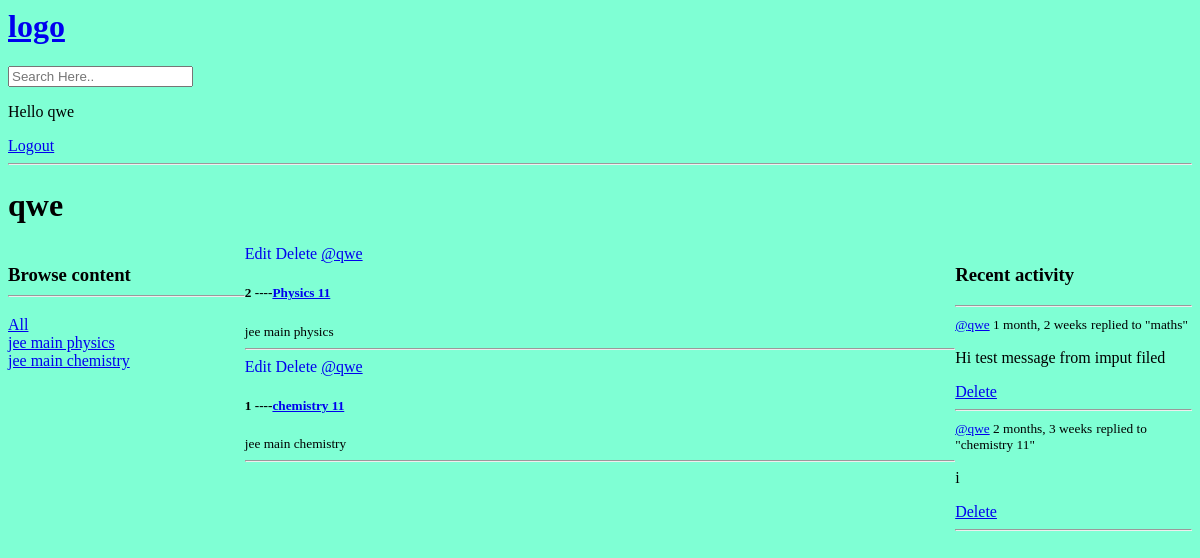
The page /profile/1/ (signed in) on the database as committed earlier.
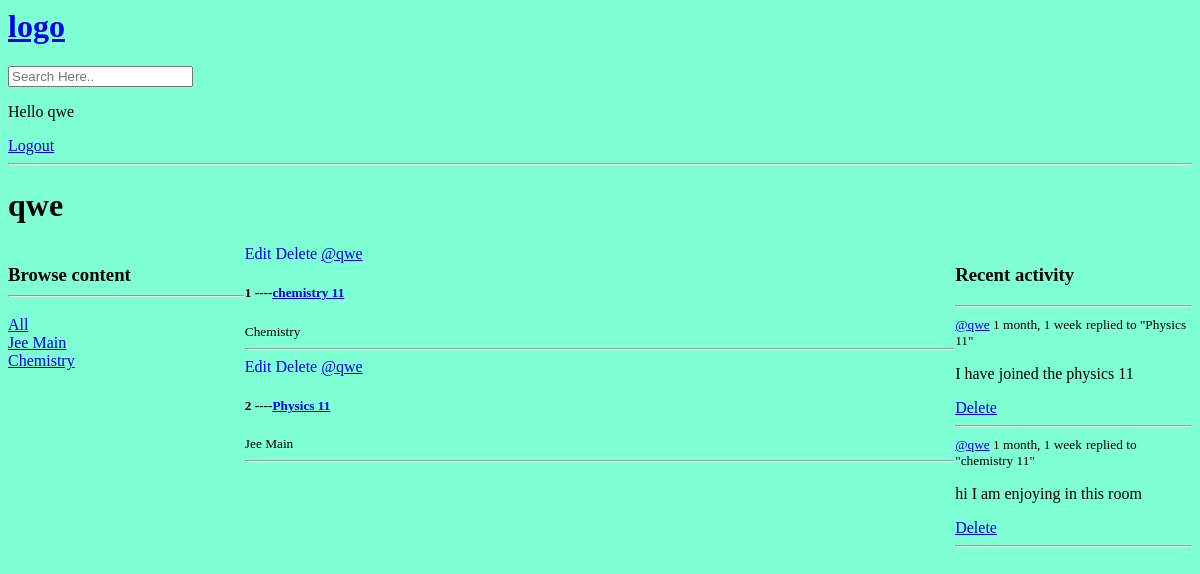
The same page on the database as committed later.
### base/models.py (models this page shows, shortened)
class Topic(models.Model):
    name =models.CharField(max_length=200)

class Room(models.Model):
    host= models.ForeignKey(User, on_delete= models.SET_NULL, null=True)
    topic= models.ForeignKey(Topic, on_delete= models.SET_NULL, null=True)
    name = models.CharField(max_length=200)
    description = models.TextField(null=True,blank=True)
    participants = models.ManyToManyField(User,related_name="participants",blank=True)
    updated = models.DateTimeField(auto_now=True)
    created = models.DateTimeField(auto_now_add=True)
    class Meta:
        ordering = ['-updated', '-created']

class Message(models.Model):
    user = models.ForeignKey(User, on_delete= models.CASCADE)
    room = models.ForeignKey(Room,on_delete=models.CASCADE)
    body = models.TextField()
    updated = models.DateTimeField(auto_now=True)
    created = models.DateTimeField(auto_now_add=True)
    class Meta:
        ordering = ['-updated', '-created']
    def __str__(self):
        return self.body[0:50]

### base/views.py (the view)
# urls.py: path('profile/<str:pk>/',views.userProfile,name="user-profile"),
def userProfile(request,pk):
    user = User.objects.get(id=pk)
    rooms = user.room_set.all()
    room_messages =user.message_set.all()
    topics =Topic.objects.all()
    context={'user': user, 'rooms':rooms,'room_messages':room_messages,'topics':topics}
    return render(request,'base/profile.html',context)

### base/templates/base/profile.html (shortened to what this page needs)
{%extends 'main.html'%}
{%block content%}
<h1>{{user.username}}</h1>
<div class="profile-container">
    <div>
        {%include 'base/topics_component.html'%}
    </div>
    <div>
        {%include 'base/feed_components.html'%}
    </div>
    <div>
        {%include 'base/activity_component.html'%}
    </div>
</div>
{%endblock content%}

### base/templates/base/topics_component.html
<h3>
    Browse content
   <hr>
</h3>
<div>
   <a href="{%url 'home'%}">All
   </a>
</div>
{% for topic in topics %}
   <div>
       <a href="{%url 'home'%}?q={{topic.name}}">
           {{topic.name}}
       </a>
   </div>
{% endfor%}

### base/templates/base/feed_components.html
<div>
    {% for room in rooms%}
    <div>
        {%if request.user == room.host%}
        <a href="{%url 'update-room' room.id %}" style="text-decoration:none"> Edit</a>
        <a href="{%url 'delete-room' room.id %}" style="text-decoration:none"> Delete</a>
        {%endif%}
        <a href="{%url 'user-profile' room.host.id %}"> @{{room.host.username}}</a>
        <h5>
            {{room.id}} ----<a href="{%url 'room' room.id%}">{{room.name}} </a>
        </h5>
        <small>{{room.topic.name}}</small>
        <hr>
    </div>
    {% endfor %}
</div>

### base/templates/base/activity_component.html
<h3> Recent activity</h3>
<hr>
{% for message in room_messages %}
<div>
    <small><a href ="{% url 'user-profile' message.user.id%}">@{{message.user}}</a> {{message.created|timesince}}</small>
    <small>replied to "{{message.room.name}}"</small>
    <p>{{message}}</p>
    {% if request.user == message.user %}
        <a href="{% url 'delete-message' message.id %}"> Delete</a>
    {% endif  %}
    <hr>
</div>
{% endfor %}

Rows that differ between the two databases and show on the page:
removed Message: user "qwe", created "1 month, 2 weeks", room.name "maths", body "Hi test message from imput filed", shows "Delete"
removed Message: user "qwe", created "2 months, 3 weeks", room.name "chemistry 11", body "i", shows "Delete"
changed Topic: name "jee main physics" → "Jee Main"
changed Topic: name "jee main chemistry" → "Chemistry"
changed Room "chemistry 11": topic.name "jee main chemistry" → "Chemistry"; moves up the list
changed through a linked row, Room "Physics 11": topic.name "jee main physics" → "Jee Main"
added Message: user "qwe", created "1 month, 1 week", room.name "Physics 11", body "I have joined the physics 11", shows "Delete"
added Message: user "qwe", created "1 month, 1 week", room.name "chemistry 11", body "hi I am enjoying in this room", shows "Delete"
